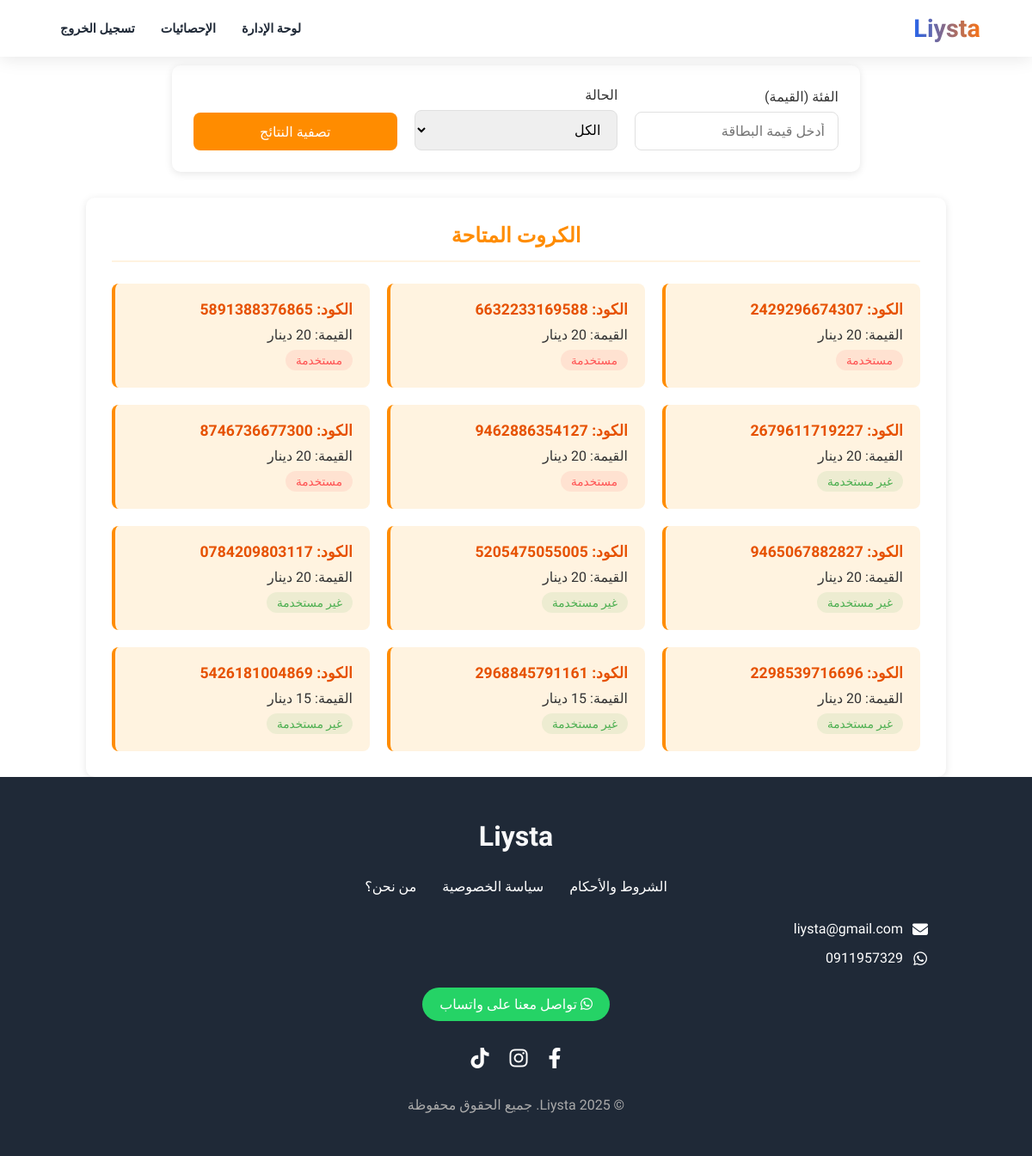
Screenshot of /cards/ (signed in) with the database file from the repository.
### core/models.py (models this page shows, shortened)
class Paymentcard(models.Model):
    code=models.CharField(max_length=13, unique=True, db_index=True)
    value=models.IntegerField(default=0)
    is_used=models.BooleanField(default=False)

### core/views.py (the view)
# urls.py: path('cards/', card_list_view, name='card_list'),
@staff_member_required
def card_list_view(request):
    value_filter = None
    is_used_filter = None
    if request.method == "POST":
        value_filter = request.POST.get('value')
        is_used_filter = request.POST.get('is_used')
    if value_filter and not is_used_filter:
        cards = Paymentcard.objects.filter(value=value_filter)
    elif is_used_filter and not value_filter:
        is_used_filter = is_used_filter.lower() == 'true'
        cards = Paymentcard.objects.filter(is_used=is_used_filter)
    elif value_filter and is_used_filter:
        is_used_filter = is_used_filter.lower() == 'true'
        cards = Paymentcard.objects.filter(is_used=is_used_filter,value=value_filter)
    else:
        cards=Paymentcard.objects.all()
    cards_pg=Paginator(cards,20)
    page_number=request.GET.get('page')
    cards_list=cards_pg.get_page(page_number)
    return render(request, 'paymentcards.html', {'cards': cards_list})

### templates/paymentcards.html (shortened to what this page needs)
{% extends 'base_generic.html' %}
{% load static %}
{% block content %}
<h1>-</h1>
<h1>-</h1>
<div class="filter-container">
    <form method="POST" class="filter-form">
        <div class="form-group">
            <label for="value">الفئة (القيمة)</label>
            <input type="number" id="value" name="value" placeholder="أدخل قيمة البطاقة" value="{{ value_filter }}">
        </div>
        <div class="form-group">
            <label for="is_used">الحالة</label>
            <select id="is_used" name="is_used">
                <option value="" {% if not is_used_filter %}selected{% endif %}>الكل</option>
            </select>
        </div>
        <button type="submit" class="filter-btn">تصفية النتائج</button>
    </form>
</div>
<div class="cards-container">
    <h2 class="cards-header">الكروت المتاحة</h2>
    {% if cards %}
    <ul class="card-list">
        {% for card in cards %}
        <li class="card-item">
            <div class="card-code">الكود: {{ card.code }}</div>
            <div class="card-value">القيمة: {{ card.value }} دينار</div>
            <div class="card-status {% if card.is_used %}status-used{% else %}status-unused{% endif %}">
                {% if card.is_used %}مستخدمة{% else %}غير مستخدمة{% endif %}
            </div>
        </li>
        {% endfor %}
    </ul>
    {% else %}
    <div class="empty-message">
        <p>لا توجد كروت متاحة حسب الفلاتر المحددة</p>
    </div>
    {% endif %}
</div>
{% endblock %}

### static/css/lista.css (style rules this page uses)
:root { --primary: #2563EB; --action: #F97316; --secondary: #F3F4F6; --text: #1F2937; --success: #22C55E; }
* { margin: 0; padding: 0; box-sizing: border-box; font-family: 'Tajawal', sans-serif; }
body { background-color: white; color: var(--text); overflow-x: hidden; }

### templates/paymentcards.html (style rules this page uses)
:root { --primary-color: #FF8C00; --secondary-color: #FFA500; --light-orange: #FFF3E0; --dark-orange: #E65100; --text-color: #333; --border-color: #e0e0e0; --light-gray: #f5f5f5; }
.filter-container { background-color: white; padding: 25px; border-radius: 10px; box-shadow: 0 2px 10px rgba(0,0,0,0.1); margin-bottom: 30px; max-width: 800px; margin-left: auto; margin-right: auto; }
.filter-form { display: grid; grid-template-columns: repeat(auto-fit, minmax(200px, 1fr)); gap: 20px; align-items: end; }
.form-group { margin-bottom: 0; }
label { display: block; margin-bottom: 8px; color: var(--text-color); font-weight: 500; }
input, select { width: 100%; padding: 12px 15px; border: 1px solid var(--border-color); border-radius: 8px; font-size: 1rem; transition: all 0.3s; }
.filter-btn { background-color: var(--primary-color); color: white; border: none; padding: 12px 20px; border-radius: 8px; font-size: 1rem; font-weight: 500; cursor: pointer; transition: all 0.3s; height: 44px; }
.cards-container { background-color: white; padding: 30px; border-radius: 10px; box-shadow: 0 2px 10px rgba(0,0,0,0.1); max-width: 1000px; margin-left: auto; margin-right: auto; }
.cards-header { color: var(--primary-color); margin-bottom: 25px; padding-bottom: 15px; border-bottom: 2px solid var(--light-orange); text-align: center; }
.card-list { list-style: none; padding: 0; margin: 0; display: grid; grid-template-columns: repeat(auto-fill, minmax(300px, 1fr)); gap: 20px; }
.card-item { background-color: var(--light-orange); padding: 20px; border-radius: 8px; border-left: 4px solid var(--primary-color); transition: all 0.3s; }
.card-code { font-weight: bold; color: var(--dark-orange); font-size: 1.1rem; margin-bottom: 10px; }
.card-value { color: var(--text-color); margin-bottom: 8px; }
.card-status { display: inline-block; padding: 4px 12px; border-radius: 20px; font-size: 0.85rem; font-weight: 500; }
.status-used { background-color: rgba(255, 82, 82, 0.1); color: #FF5252; }
.status-unused { background-color: rgba(76, 175, 80, 0.1); color: #4CAF50; }

### rows the page displays
Paymentcard: code "2429296674307", value "20", is_used "مستخدمة"
Paymentcard: code "6632233169588", value "20", is_used "مستخدمة"
Paymentcard: code "5891388376865", value "20", is_used "مستخدمة"
Paymentcard: code "2679611719227", value "20", is_used "غير مستخدمة"
Paymentcard: code "9462886354127", value "20", is_used "مستخدمة"
Paymentcard: code "8746736677300", value "20", is_used "مستخدمة"
Paymentcard: code "9465067882827", value "20", is_used "غير مستخدمة"
Paymentcard: code "5205475055005", value "20", is_used "غير مستخدمة"
Paymentcard: code "0784209803117", value "20", is_used "غير مستخدمة"
Paymentcard: code "2298539716696", value "20", is_used "غير مستخدمة"
Paymentcard: code "2968845791161", is_used "غير مستخدمة"
Paymentcard: code "5426181004869", is_used "غير مستخدمة"
